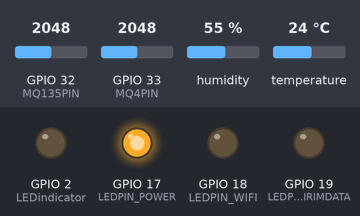
A sketch run on a simulated ESP32. Parts: output pins drawn as LEDs (lit = HIGH). The test bench sets the inputs (shaded band); at power-on: GPIO 32 (MQ135PIN) = 2048, GPIO 33 (MQ4PIN) = 2048, humidity 55 %, temperature 24 °C. WiFi joins after 1.5 s; servers stay silent unless stated; uploads are accepted with an empty reply; random numbers use the default seed unless the sketch sets one; what the sketch prints to the serial monitor is not drawn.

Above: at 0.1 s.
At 2.0 s:
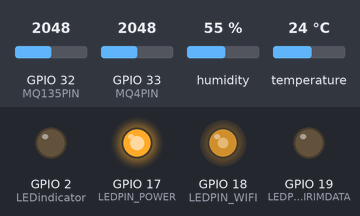
At 60.44 s:
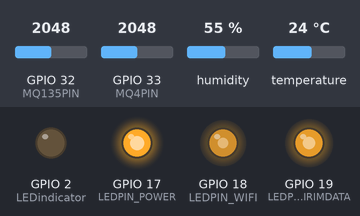
Timing chart, 0 to 124.5 s (numbered marks = the images above):
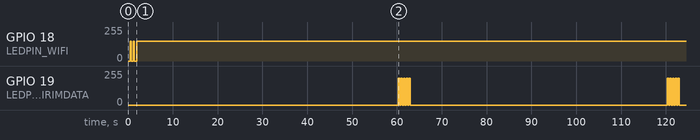

Measured:
- by itself, GPIO 19 (LEDPIN_KIRIMDATA): goes 4 × (200/255 0.30 s, 0/255 0.30 s), 200/255 0.30 s, 0/255 57.3 s, 4 × (200/255 0.30 s, 0/255 0.30 s), 200/255 0.30 s, then 0/255

The sketch:

GmfIoTv2ESP32.ino
```cpp
///////////////////ESP32 1//////////////////////
//            PNBP GMF CEMARAN GAS            //
//                ESP32 WROOM                 //
//                   2024                     //
//               HAK CIPTA KODE               //
//                                            //
///////////////////////////////////////////////////
#include <WiFi.h>
#include <HTTPClient.h>
#include <Adafruit_Sensor.h>
#include <DHT.h>
#include <DHT_U.h>
#include <WiFiUdp.h>

#define DHTPIN 27       // Pin for the DHT-11 sensor
#define MQ135PIN 32     // Pin for the MQ-135 sensor (ADC1 channel)
#define MQ4PIN 33       // Metana
#define MQ137PIN 35     //CO2
#define LEDindicator 2  // Built-in LED for ESP32
#define LEDPIN_POWER 17
#define LEDPIN_WIFI 18
#define LEDPIN_KIRIMDATA 19


////////////// DHT CONFIG /////////////////////
// Uncomment the type of sensor in use:
#define DHTTYPE DHT11  // DHT 11
//#define DHTTYPE    DHT22     // DHT 22 (AM2302)
//#define DHTTYPE DHT21  // DHT 21 (AM2301)

// SSID and WiFi password
const char* ssid = "KSI-WORKSHOP";
const char* password = "12344321";

// URL Server
String URL_temperature = "http://is4ac.research-ai.my.id/public/temperature_data.php";
String URL_metana = "http://is4ac.research-ai.my.id/public/metana_data.php";
String URL_humidity = "http://is4ac.research-ai.my.id/public/humidity_data.php";
String URL_dioksida = "http://is4ac.research-ai.my.id/public/dioksida_data.php";
String URL_amonia = "http://is4ac.research-ai.my.id/public/amonia_data.php";

// Local IP
String ip_local = "192.168.100.3";

// Local URL
String URL_temperature_local = "http://" + ip_local + "/is4ac_local/temperature_data.php";
String URL_metana_local = "http://" + ip_local + "/is4ac_local/metana_data.php";
String URL_humidity_local = "http://" + ip_local + "/is4ac_local/humidity_data.php";
String URL_dioksida_local = "http://" + ip_local + "/is4ac_local/dioksida_data.php";

///////////////////////////////////////////////////
//
//          DEVICE CONFIGURATION
//
//
//////////////////////////////////////////////////

int id_alat_iot = 3;              // For identifying each device
const int tipe_data = 3;          // all real = 1, all dummy = 2, mq137dummy = 3
const int metode_kirim_data = 1;  // Automatic = 1, Manual = 2
const int config_server = 1;      // Public = 1, Local = 2

// Type 1 in Serial to Trigger Manual Data Sending
///////////////////////////////////////////////////

int t;
int h;
int mq135Value;
int mq4Value;
int mq137Value;
int ulang;
DHT_Unified dht(DHTPIN, DHTTYPE);
//bool sudahJalan = false; // Variabel penanda
sensors_event_t event;


unsigned long previousMillis = 0;  // variable to store the last time
const long interval = 60000;       // interval time (in milliseconds)

// Function to initialize
void setup() {
  Serial.begin(115200);

  // Start Sensor
  dht.begin();  //StartDHT Sensor
  delay(5);

  //Pin Config IN or OUT
  pinMode(LEDindicator, OUTPUT);
  pinMode(LEDPIN_KIRIMDATA, OUTPUT);
  pinMode(LEDPIN_POWER, OUTPUT);
  pinMode(LEDPIN_WIFI, OUTPUT);
  pinMode(MQ135PIN, INPUT);
  delay(5);

  //Pin condition on first runing
  digitalWrite(LEDindicator, LOW);
  digitalWrite(LEDPIN_KIRIMDATA, LOW);
  digitalWrite(LEDPIN_POWER, LOW);
  digitalWrite(LEDPIN_WIFI, LOW);
  delay(5);
  digitalWrite(LEDPIN_POWER, HIGH);
  delay(5);

  //Connect to wifi
  Serial.println("Connecting to WiFi...");
  WiFi.begin(ssid, password);
  while (WiFi.status() != WL_CONNECTED) {
    delay(500);
    Serial.print(".");
    analogWrite(LEDPIN_WIFI, 150);
    delay(200);
    analogWrite(LEDPIN_WIFI, 0);
  }
  Serial.println("WiFi connected");
  analogWrite(LEDPIN_WIFI, 150);
  delay(10);
  Serial.println(WiFi.localIP());
  tampilkan_konfigurasi();
  delay(10);

  cek_sensor_dht();
  delay(10);
  cek_sensor_mq();

  delay(5);
  getDataSensor();
  delay(5);
}

// Main loop function
void loop() {

  delay(10);
  sendDataSensor();
  delay(5);
}

void cek_sensor_mq() {
  updateSensorMQ135BeforeGet();
  delay(10);

  updateSensorMQ4BeforeGet();
  delay(10);
}

// Check dht sensor
void cek_sensor_dht() {
  //Get DHT TPYE
  sensor_t sensor;
  dht.temperature().getSensor(&sensor);
  delay(10);
  dht.humidity().getSensor(&sensor);

  //Check Temperature Sensor
  dht.temperature().getEvent(&event);
  if (isnan(event.temperature)) {
    Serial.println(F("Error reading temperature!"));
  }
  Serial.print(F("Temperature: "));
  Serial.print(event.temperature);
  Serial.println(F("°C"));
  delay(10);

  //Check Humidity Sensor
  dht.humidity().getEvent(&event);
  if (isnan(event.relative_humidity)) {
    Serial.println(F("Error reading humidity!"));
  }
  Serial.print(F("Humidity: "));
  Serial.print(event.relative_humidity);
  Serial.println(F("%"));

  delay(10);
}

// Show this device configuration, set on the top of code
void tampilkan_konfigurasi() {
  Serial.println("Current Device Configuration");

  if (tipe_data == 1 || tipe_data == 2) {
    if (tipe_data == 1) {
      Serial.println("Using Sensor Data");
    }
    if (tipe_data == 2) {
      Serial.println("Using Dummy Data");
    }
    if (tipe_data == 3) {
      Serial.println("DHT sensor data, ammonia, dioxide dummy data");
    }
  }

  if (metode_kirim_data == 1 || metode_kirim_data == 2) {
    if (metode_kirim_data == 1) {
      Serial.println("Data sent Automatically at regular intervals");
    }
    if (metode_kirim_data == 2) {
      Serial.println("Data sent manually using a trigger");
    }
  }

  if (config_server == 1 || config_server == 2) {
    if (config_server == 1) {
      Serial.println("Using Public Server");
    }
    if (config_server == 2) {
      Serial.println("Using Local Server");
    }
  }
  Serial.println(id_alat_iot);
  delay(5);
}

// function for send data on http url that set first on the top
void dataSensorToHTTP(int idalat, int nilaisensor, String URL) {
  getDataSensor();
  delay(20);
  String postData = (String) "id_alat=" + idalat + "&nilai=" + nilaisensor;

  WiFiClient client;
  HTTPClient http;
  http.begin(client, URL);
  http.addHeader("Content-Type", "application/x-www-form-urlencoded");

  auto httpCode = http.POST(postData);
  String payload = http.getString();
  Serial.println(URL);
  Serial.println(postData);
  Serial.println(payload);

  blinkled();
  http.end();
}

// for blinking led on indicator led
void blinkled() {
  analogWrite(LEDPIN_KIRIMDATA, 200);
  delay(300);
  analogWrite(LEDPIN_KIRIMDATA, 0);
  delay(10);
}

// Get data from al/ sensor, configure data tyoe first on top
// This funtion can generate dummy data for testing only

void updateSensorMQ137BeforeGet() {
  //MQ 135 Sensor Config
  // Konstanta untuk kalibrasi
  const float RLOAD = 20.0;        // Nilai resistor load (dalam KOhm)
  const float RZERO = 76.63;       // Nilai resistansi dalam udara bersih
  const float PARA = 116.6020682;  // Konstanta kalibrasi
  const float PARB = 2.769034857;  // Konstanta kalibrasi

  mq137Value = 0.75 * mq135Value + -0.635;

  Serial.print("NH3 | PPM: ");
  Serial.println(mq137Value);

  delay(10);  // Jeda 1 detik
}

void updateSensorMQ135BeforeGet() {
  //MQ 135 Sensor Config
  // Konstanta untuk kalibrasi
  const float RLOAD = 20.0;        // Nilai resistor load (dalam KOhm)
  const float RZERO = 76.63;       // Nilai resistansi dalam udara bersih
  const float PARA = 116.6020682;  // Konstanta kalibrasi
  const float PARB = 2.769034857;  // Konstanta kalibrasi

  // Membaca nilai analog dari sensor
  int analogValue = analogRead(MQ135PIN);

  // Mengonversi nilai ADC menjadi tegangan (0 - 3.3V untuk ESP32)
  float voltage = analogValue * (3.3 / 4095.0);

  // Menghitung resistansi sensor (RS) menggunakan tegangan yang dibaca
  float rs = (3.3 * RLOAD / voltage) - RLOAD;

  // Menghitung rasio resistansi RS/RZERO
  float ratio = rs / RZERO;

  // Menghitung PPM berdasarkan formula logaritma
  mq135Value = PARA * pow(ratio, -PARB);

  // Tampilkan hasil pembacaan ke Serial Monitor
  // Serial.print("Analog Value: ");
  // Serial.print(analogValue);
  // Serial.print(" | Voltage: ");
  // Serial.print(voltage);
  Serial.print("CO2 | PPM: ");
  Serial.println(mq135Value);

  delay(10);  // Jeda 1 detik
}

void updateSensorMQ4BeforeGet() {
  //MQ 4 Sensor Config
  // Konstanta untuk kalibrasi MQ-4 untuk metana
  const float RLOAD = 30.0;        // Nilai resistor load (dalam KOhm)
  const float RZERO = 76.63;       // Nilai resistansi dalam udara bersih (nilai ini bisa berbeda)
  const float PARA = 116.6020682;  // Konstanta kalibrasi untuk metana (contoh, sesuaikan dengan data)
  const float PARB = 2.769034857;  // Konstanta kalibrasi untuk metana (contoh, sesuaikan dengan data)

  int analogValue = analogRead(MQ4PIN);

  // Mengonversi nilai ADC menjadi tegangan (0 - 3.3V untuk ESP32)
  float voltage = analogValue * (3.3 / 4095.0);

  // Menghitung resistansi sensor (RS) menggunakan tegangan yang dibaca
  float rs = (3.3 * RLOAD / voltage) - RLOAD;

  // Menghitung rasio resistansi RS/RZERO
  float ratio = rs / RZERO;

  // Menghitung PPM metana berdasarkan formula logaritma
  mq4Value = PARA * pow(ratio, -PARB);

  // Tampilkan hasil pembacaan ke Serial Monitor
  // Serial.print("Analog Value: ");
  // Serial.print(analogValue);
  // Serial.print(" | Voltage: ");
  // Serial.print(voltage);
  Serial.print("Methane PPM: ");
  Serial.println(mq4Value);

  delay(10);  // Jeda 1 detik
}

void getDataSensor() {
  if (tipe_data == 1) {
    dht.temperature().getEvent(&event);
    t = event.temperature;
    delay(10);
    dht.humidity().getEvent(&event);
    h = event.relative_humidity;
    delay(10);

    updateSensorMQ135BeforeGet();
    updateSensorMQ4BeforeGet();
    delay(5);
  }
  if (tipe_data == 2) {

    t = random(10, 33);
    h = random(33, 44);
    mq135Value = random(10, 33);
    mq4Value = random(33, 44);
    mq137Value = random(33, 44);
    delay(5);
  }
  if (tipe_data == 3) {
    dht.temperature().getEvent(&event);
    t = event.temperature;
    delay(10);
    dht.humidity().getEvent(&event);
    h = event.relative_humidity;
    delay(10);

    updateSensorMQ135BeforeGet();
    updateSensorMQ4BeforeGet();
    mq137Value = 1;
    delay(5);
  }
  delay(10);
}

// This function is combination of some code to send data on server
void sendDataSensor() {
  if (config_server == 1) {
    if (metode_kirim_data == 1) {
      unsigned long currentMillis = millis();

      if (currentMillis - previousMillis >= interval) {
        // save the last time
        previousMillis = currentMillis;
        dataSensorToHTTP(id_alat_iot, t, URL_temperature);
        delay(5);
        dataSensorToHTTP(id_alat_iot, h, URL_humidity);
        delay(5);
        dataSensorToHTTP(id_alat_iot, mq4Value, URL_metana);
        delay(5);
        dataSensorToHTTP(id_alat_iot, mq135Value, URL_dioksida);
        delay(5);
        dataSensorToHTTP(id_alat_iot, mq137Value, URL_amonia);
        delay(5);
        ulang = 1;
        delay(10);
      }
    }

    if (metode_kirim_data == 2) {
      if (Serial.available() > 0) {
        int data = Serial.parseInt();
        if (data == 1) {
          Serial.println("Sending data to server");
          dataSensorToHTTP(id_alat_iot, t, URL_temperature);
          delay(5);
          dataSensorToHTTP(id_alat_iot, h, URL_humidity);
          delay(5);
          dataSensorToHTTP(id_alat_iot, mq4Value, URL_metana);
          delay(5);
          dataSensorToHTTP(id_alat_iot, mq135Value, URL_dioksida);
          delay(5);
          dataSensorToHTTP(id_alat_iot, mq137Value, URL_amonia);
          delay(5);
          ulang = 1;
          delay(10);
        }
      }
    }
  }
  if (config_server == 2) {
    if (metode_kirim_data == 1) {
      unsigned long currentMillis = millis();

      if (currentMillis - previousMillis >= interval) {
        // save the last time
        previousMillis = currentMillis;
        dataSensorToHTTP(id_alat_iot, t, URL_temperature);
        delay(5);
        dataSensorToHTTP(id_alat_iot, h, URL_humidity);
        delay(5);
        dataSensorToHTTP(id_alat_iot, mq4Value, URL_metana);
        delay(5);
        dataSensorToHTTP(id_alat_iot, mq135Value, URL_dioksida);
        delay(5);
        dataSensorToHTTP(id_alat_iot, mq137Value, URL_amonia);
        delay(5);
        ulang = 1;
        delay(10);
      }
    }

    if (metode_kirim_data == 2) {
      if (Serial.available() > 0) {
        int data = Serial.parseInt();
        if (data == 1) {
          dataSensorToHTTP(id_alat_iot, t, URL_temperature);
          delay(5);
          dataSensorToHTTP(id_alat_iot, h, URL_humidity);
          delay(5);
          dataSensorToHTTP(id_alat_iot, mq4Value, URL_metana);
          delay(5);
          dataSensorToHTTP(id_alat_iot, mq135Value, URL_dioksida);
          delay(5);
          dataSensorToHTTP(id_alat_iot, mq137Value, URL_amonia);
          delay(5);
          ulang = 1;
          delay(10);
        }
      }
    }
  }
}
```
